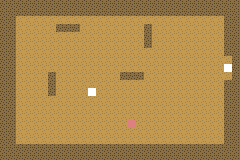

A 2D game scene composited from a Tiled map and its tileset images. What follows is a short description and the map's XML, with every tile layer's data as written:
An orthogonal 30x20 tile map with 8x8 px tiles, 5 tile layers (Background, Collidable, Movable, Finish, ...).

<map version="1.10" tiledversion="1.10.2" orientation="orthogonal" renderorder="right-down" width="30" height="20" tilewidth="8" tileheight="8" infinite="0" nextlayerid="7" nextobjectid="1">
 <editorsettings>
  <export target="lvl1.json" format="json" />
 </editorsettings>
 <tileset firstgid="1" source="Desert.tsx" />
 <layer id="1" name="Background" class="Background" width="30" height="20">
  <data encoding="csv">
5,5,5,5,5,5,5,5,5,5,5,5,5,5,5,5,5,5,5,5,5,5,5,5,5,5,5,5,5,5,
5,5,5,5,5,5,5,5,5,5,5,5,5,5,5,5,5,5,5,5,5,5,5,5,5,5,5,5,5,5,
5,5,5,5,5,5,5,5,5,5,5,5,5,5,5,5,5,5,5,5,5,5,5,5,5,5,5,5,5,5,
5,5,5,5,5,5,5,5,5,5,5,5,5,5,5,5,5,5,5,5,5,5,5,5,5,5,5,5,5,5,
5,5,5,5,5,5,5,5,5,5,5,5,5,5,5,5,5,5,5,5,5,5,5,5,5,5,5,5,5,5,
5,5,5,5,5,5,5,5,5,5,5,5,5,5,5,5,5,5,5,5,5,5,5,5,5,5,5,5,5,5,
5,5,5,5,5,5,5,5,5,5,5,5,5,5,5,5,5,5,5,5,5,5,5,5,5,5,5,5,5,5,
5,5,5,5,5,5,5,5,5,5,5,5,5,5,5,5,5,5,5,5,5,5,5,5,5,5,5,5,5,5,
5,5,5,5,5,5,5,5,5,5,5,5,5,5,5,5,5,5,5,5,5,5,5,5,5,5,5,5,5,5,
5,5,5,5,5,5,5,5,5,5,5,5,5,5,5,5,5,5,5,5,5,5,5,5,5,5,5,5,5,5,
5,5,5,5,5,5,5,5,5,5,5,5,5,5,5,5,5,5,5,5,5,5,5,5,5,5,5,5,5,5,
5,5,5,5,5,5,5,5,5,5,5,5,5,5,5,5,5,5,5,5,5,5,5,5,5,5,5,5,5,5,
5,5,5,5,5,5,5,5,5,5,5,5,5,5,5,5,5,5,5,5,5,5,5,5,5,5,5,5,5,5,
5,5,5,5,5,5,5,5,5,5,5,5,5,5,5,5,5,5,5,5,5,5,5,5,5,5,5,5,5,5,
5,5,5,5,5,5,5,5,5,5,5,5,5,5,5,5,5,5,5,5,5,5,5,5,5,5,5,5,5,5,
5,5,5,5,5,5,5,5,5,5,5,5,5,5,5,5,5,5,5,5,5,5,5,5,5,5,5,5,5,5,
5,5,5,5,5,5,5,5,5,5,5,5,5,5,5,5,5,5,5,5,5,5,5,5,5,5,5,5,5,5,
5,5,5,5,5,5,5,5,5,5,5,5,5,5,5,5,5,5,5,5,5,5,5,5,5,5,5,5,5,5,
5,5,5,5,5,5,5,5,5,5,5,5,5,5,5,5,5,5,5,5,5,5,5,5,5,5,5,5,5,5,
5,5,5,5,5,5,5,5,5,5,5,5,5,5,5,5,5,5,5,5,5,5,5,5,5,5,5,5,5,5
</data>
 </layer>
 <layer id="3" name="Collidable" class="Collidable" width="30" height="20">
  <data encoding="csv">
6,6,6,6,6,6,6,6,6,6,6,6,6,6,6,6,6,6,6,6,6,6,6,6,6,6,6,6,6,6,
6,6,6,6,6,6,6,6,6,6,6,6,6,6,6,6,6,6,6,6,6,6,6,6,6,6,6,6,6,6,
6,6,0,0,0,0,0,0,0,0,0,0,0,0,0,0,0,0,0,0,0,0,0,0,0,0,0,0,6,6,
6,6,0,0,0,0,0,6,6,6,0,0,0,0,0,0,0,0,6,0,0,0,0,0,0,0,0,0,6,6,
6,6,0,0,0,0,0,0,0,0,0,0,0,0,0,0,0,0,6,0,0,0,0,0,0,0,0,0,6,6,
6,6,0,0,0,0,0,0,0,0,0,0,0,0,0,0,0,0,6,0,0,0,0,0,0,0,0,0,6,6,
6,6,0,0,0,0,0,0,0,0,0,0,0,0,0,0,0,0,0,0,0,0,0,0,0,0,0,0,6,6,
6,6,0,0,0,0,0,0,0,0,0,0,0,0,0,0,0,0,0,0,0,0,0,0,0,0,0,0,0,6,
6,6,0,0,0,0,0,0,0,0,0,0,0,0,0,0,0,0,0,0,0,0,0,0,0,0,0,0,0,6,
6,6,0,0,0,0,6,0,0,0,0,0,0,0,0,6,6,6,0,0,0,0,0,0,0,0,0,0,0,6,
6,6,0,0,0,0,6,0,0,0,0,0,0,0,0,0,0,0,0,0,0,0,0,0,0,0,0,0,6,6,
6,6,0,0,0,0,6,0,0,0,0,0,0,0,0,0,0,0,0,0,0,0,0,0,0,0,0,0,6,6,
6,6,0,0,0,0,0,0,0,0,0,0,0,0,0,0,0,0,0,0,0,0,0,0,0,0,0,0,6,6,
6,6,0,0,0,0,0,0,0,0,0,0,0,0,0,0,0,0,0,0,0,0,0,0,0,0,0,0,6,6,
6,6,0,0,0,0,0,0,0,0,0,0,0,0,0,0,0,0,0,0,0,0,0,0,0,0,0,0,6,6,
6,6,0,0,0,0,0,0,0,0,0,0,0,0,0,0,0,0,0,0,0,0,0,0,0,0,0,0,6,6,
6,6,0,0,0,0,0,0,0,0,0,0,0,0,0,0,0,0,0,0,0,0,0,0,0,0,0,0,6,6,
6,6,0,0,0,0,0,0,0,0,0,0,0,0,0,0,0,0,0,0,0,0,0,0,0,0,0,0,6,6,
6,6,6,6,6,6,6,6,6,6,6,6,6,6,6,6,6,6,6,6,6,6,6,6,6,6,6,6,6,6,
6,6,6,6,6,6,6,6,6,6,6,6,6,6,6,6,6,6,6,6,6,6,6,6,6,6,6,6,6,6
</data>
 </layer>
 <layer id="4" name="Movable" class="Movable" width="30" height="20">
  <data encoding="csv">
0,0,0,0,0,0,0,0,0,0,0,0,0,0,0,0,0,0,0,0,0,0,0,0,0,0,0,0,0,0,
0,0,0,0,0,0,0,0,0,0,0,0,0,0,0,0,0,0,0,0,0,0,0,0,0,0,0,0,0,0,
0,0,0,0,0,0,0,0,0,0,0,0,0,0,0,0,0,0,0,0,0,0,0,0,0,0,0,0,0,0,
0,0,0,0,0,0,0,0,0,0,0,0,0,0,0,0,0,0,0,0,0,0,0,0,0,0,0,0,0,0,
0,0,0,0,0,0,0,0,0,0,0,0,0,0,0,0,0,0,0,0,0,0,0,0,0,0,0,0,0,0,
0,0,0,0,0,0,0,0,0,0,0,0,0,0,0,0,0,0,0,0,0,0,0,0,0,0,0,0,0,0,
0,0,0,0,0,0,0,0,0,0,0,0,0,0,0,0,0,0,0,0,0,0,0,0,0,0,0,0,0,0,
0,0,0,0,0,0,0,0,0,0,0,0,0,0,0,0,0,0,0,0,0,0,0,0,0,0,0,0,0,0,
0,0,0,0,0,0,0,0,0,0,0,0,0,0,0,0,0,0,0,0,0,0,0,0,0,0,0,0,0,0,
0,0,0,0,0,0,0,0,0,0,0,0,0,0,0,0,0,0,0,0,0,0,0,0,0,0,0,0,0,0,
0,0,0,0,0,0,0,0,0,0,0,0,0,0,0,0,0,0,0,0,0,0,0,0,0,0,0,0,0,0,
0,0,0,0,0,0,0,0,0,0,0,0,0,0,0,0,0,0,0,0,0,0,0,0,0,0,0,0,0,0,
0,0,0,0,0,0,0,0,0,0,0,0,0,0,0,0,0,0,0,0,0,0,0,0,0,0,0,0,0,0,
0,0,0,0,0,0,0,0,0,0,0,0,0,0,0,0,0,0,0,0,0,0,0,0,0,0,0,0,0,0,
0,0,0,0,0,0,0,0,0,0,0,0,0,0,0,0,0,0,0,0,0,0,0,0,0,0,0,0,0,0,
0,0,0,0,0,0,0,0,0,0,0,0,0,0,0,0,3,0,0,0,0,0,0,0,0,0,0,0,0,0,
0,0,0,0,0,0,0,0,0,0,0,0,0,0,0,0,0,0,0,0,0,0,0,0,0,0,0,0,0,0,
0,0,0,0,0,0,0,0,0,0,0,0,0,0,0,0,0,0,0,0,0,0,0,0,0,0,0,0,0,0,
0,0,0,0,0,0,0,0,0,0,0,0,0,0,0,0,0,0,0,0,0,0,0,0,0,0,0,0,0,0,
0,0,0,0,0,0,0,0,0,0,0,0,0,0,0,0,0,0,0,0,0,0,0,0,0,0,0,0,0,0
</data>
 </layer>
 <layer id="5" name="Finish" class="Finish" width="30" height="20">
  <data encoding="csv">
0,0,0,0,0,0,0,0,0,0,0,0,0,0,0,0,0,0,0,0,0,0,0,0,0,0,0,0,0,0,
0,0,0,0,0,0,0,0,0,0,0,0,0,0,0,0,0,0,0,0,0,0,0,0,0,0,0,0,0,0,
0,0,0,0,0,0,0,0,0,0,0,0,0,0,0,0,0,0,0,0,0,0,0,0,0,0,0,0,0,0,
0,0,0,0,0,0,0,0,0,0,0,0,0,0,0,0,0,0,0,0,0,0,0,0,0,0,0,0,0,0,
0,0,0,0,0,0,0,0,0,0,0,0,0,0,0,0,0,0,0,0,0,0,0,0,0,0,0,0,0,0,
0,0,0,0,0,0,0,0,0,0,0,0,0,0,0,0,0,0,0,0,0,0,0,0,0,0,0,0,0,0,
0,0,0,0,0,0,0,0,0,0,0,0,0,0,0,0,0,0,0,0,0,0,0,0,0,0,0,0,0,0,
0,0,0,0,0,0,0,0,0,0,0,0,0,0,0,0,0,0,0,0,0,0,0,0,0,0,0,0,0,0,
0,0,0,0,0,0,0,0,0,0,0,0,0,0,0,0,0,0,0,0,0,0,0,0,0,0,0,0,4,0,
0,0,0,0,0,0,0,0,0,0,0,0,0,0,0,0,0,0,0,0,0,0,0,0,0,0,0,0,0,0,
0,0,0,0,0,0,0,0,0,0,0,0,0,0,0,0,0,0,0,0,0,0,0,0,0,0,0,0,0,0,
0,0,0,0,0,0,0,0,0,0,0,0,0,0,0,0,0,0,0,0,0,0,0,0,0,0,0,0,0,0,
0,0,0,0,0,0,0,0,0,0,0,0,0,0,0,0,0,0,0,0,0,0,0,0,0,0,0,0,0,0,
0,0,0,0,0,0,0,0,0,0,0,0,0,0,0,0,0,0,0,0,0,0,0,0,0,0,0,0,0,0,
0,0,0,0,0,0,0,0,0,0,0,0,0,0,0,0,0,0,0,0,0,0,0,0,0,0,0,0,0,0,
0,0,0,0,0,0,0,0,0,0,0,0,0,0,0,0,0,0,0,0,0,0,0,0,0,0,0,0,0,0,
0,0,0,0,0,0,0,0,0,0,0,0,0,0,0,0,0,0,0,0,0,0,0,0,0,0,0,0,0,0,
0,0,0,0,0,0,0,0,0,0,0,0,0,0,0,0,0,0,0,0,0,0,0,0,0,0,0,0,0,0,
0,0,0,0,0,0,0,0,0,0,0,0,0,0,0,0,0,0,0,0,0,0,0,0,0,0,0,0,0,0,
0,0,0,0,0,0,0,0,0,0,0,0,0,0,0,0,0,0,0,0,0,0,0,0,0,0,0,0,0,0
</data>
 </layer>
 <layer id="6" name="Start" class="Start" width="30" height="20">
  <data encoding="csv">
0,0,0,0,0,0,0,0,0,0,0,0,0,0,0,0,0,0,0,0,0,0,0,0,0,0,0,0,0,0,
0,0,0,0,0,0,0,0,0,0,0,0,0,0,0,0,0,0,0,0,0,0,0,0,0,0,0,0,0,0,
0,0,0,0,0,0,0,0,0,0,0,0,0,0,0,0,0,0,0,0,0,0,0,0,0,0,0,0,0,0,
0,0,0,0,0,0,0,0,0,0,0,0,0,0,0,0,0,0,0,0,0,0,0,0,0,0,0,0,0,0,
0,0,0,0,0,0,0,0,0,0,0,0,0,0,0,0,0,0,0,0,0,0,0,0,0,0,0,0,0,0,
0,0,0,0,0,0,0,0,0,0,0,0,0,0,0,0,0,0,0,0,0,0,0,0,0,0,0,0,0,0,
0,0,0,0,0,0,0,0,0,0,0,0,0,0,0,0,0,0,0,0,0,0,0,0,0,0,0,0,0,0,
0,0,0,0,0,0,0,0,0,0,0,0,0,0,0,0,0,0,0,0,0,0,0,0,0,0,0,0,0,0,
0,0,0,0,0,0,0,0,0,0,0,0,0,0,0,0,0,0,0,0,0,0,0,0,0,0,0,0,0,0,
0,0,0,0,0,0,0,0,0,0,0,0,0,0,0,0,0,0,0,0,0,0,0,0,0,0,0,0,0,0,
0,0,0,0,0,0,0,0,0,0,0,0,0,0,0,0,0,0,0,0,0,0,0,0,0,0,0,0,0,0,
0,0,0,0,0,0,0,0,0,0,0,7,0,0,0,0,0,0,0,0,0,0,0,0,0,0,0,0,0,0,
0,0,0,0,0,0,0,0,0,0,0,0,0,0,0,0,0,0,0,0,0,0,0,0,0,0,0,0,0,0,
0,0,0,0,0,0,0,0,0,0,0,0,0,0,0,0,0,0,0,0,0,0,0,0,0,0,0,0,0,0,
0,0,0,0,0,0,0,0,0,0,0,0,0,0,0,0,0,0,0,0,0,0,0,0,0,0,0,0,0,0,
0,0,0,0,0,0,0,0,0,0,0,0,0,0,0,0,0,0,0,0,0,0,0,0,0,0,0,0,0,0,
0,0,0,0,0,0,0,0,0,0,0,0,0,0,0,0,0,0,0,0,0,0,0,0,0,0,0,0,0,0,
0,0,0,0,0,0,0,0,0,0,0,0,0,0,0,0,0,0,0,0,0,0,0,0,0,0,0,0,0,0,
0,0,0,0,0,0,0,0,0,0,0,0,0,0,0,0,0,0,0,0,0,0,0,0,0,0,0,0,0,0,
0,0,0,0,0,0,0,0,0,0,0,0,0,0,0,0,0,0,0,0,0,0,0,0,0,0,0,0,0,0
</data>
 </layer>
 <objectgroup id="2" name="Object Layer 1" />
</map>
